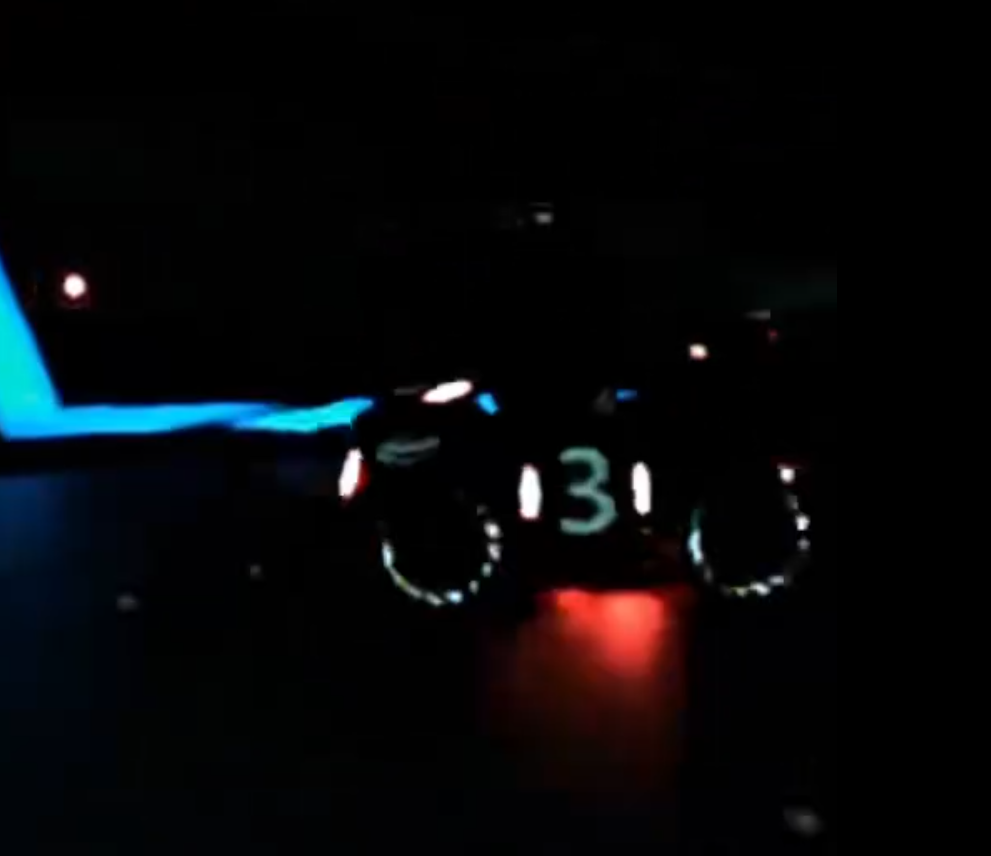
#> input picture test/picture/red.jpeg, 991 x 856 px, found by its file name
$ python 'picture test.py'
#> lines starting #> are read from the running program, lines starting #| are printed output that depends on the picture; after the words box and inside, x2 and y2 are one past the last pixel; in counts of white or black regions, pixels touching at a corner belong together
import cv2
import numpy as np

WIDTH = 640
HIGH = 480

def nothing(x):
    pass

def creatTrackbar():  # creat trackbar to adjust the color threshold.
    # [8 lines of commented-out code are left out]
    cv2.createTrackbar("hmin", "color_adjust", 0, 179, nothing)
    cv2.createTrackbar("hmax", "color_adjust", 179, 179, nothing)
    cv2.createTrackbar("smin", "color_adjust", 3, 255, nothing)
    cv2.createTrackbar("smax", "color_adjust", 255, 255, nothing)
    cv2.createTrackbar("vmin", "color_adjust", 245, 255, nothing)
    cv2.createTrackbar("vmax", "color_adjust", 255, 255, nothing)

    cv2.createTrackbar("open", "mor_adjust", 1, 30, nothing)
    cv2.createTrackbar("close", "mor_adjust", 5, 30, nothing)
    cv2.createTrackbar("erode", "mor_adjust", 2, 30, nothing)
    cv2.createTrackbar("dilate", "mor_adjust", 5, 30, nothing)


def hsv_change(frame):  # hsv channel separation.
    hmin = cv2.getTrackbarPos('hmin', 'color_adjust')
    hmax = cv2.getTrackbarPos('hmax', 'color_adjust')
    smin = cv2.getTrackbarPos('smin', 'color_adjust')
    smax = cv2.getTrackbarPos('smax', 'color_adjust')
    vmin = cv2.getTrackbarPos('vmin', 'color_adjust')
    vmax = cv2.getTrackbarPos('vmax', 'color_adjust')

    # gray = cv2.cvtColor(frame, cv2.COLOR_BGR2GRAY)
    # cv2.imshow("gray", gray)
    hsv = cv2.cvtColor(frame, cv2.COLOR_BGR2HSV)
    lower_hsv = np.array([hmin, smin, vmin])
    upper_hsv = np.array([hmax, smax, vmax])
    mask = cv2.inRange(hsv, lowerb=lower_hsv, upperb=upper_hsv)
    return mask

def open_binary(binary, x, y):
    kernel = cv2.getStructuringElement(cv2.MORPH_RECT, (x, y))
    dst = cv2.morphologyEx(binary, cv2.MORPH_OPEN, kernel)
    return dst


def close_binary(binary, x, y):
    kernel = cv2.getStructuringElement(cv2.MORPH_RECT, (x, y))
    dst = cv2.morphologyEx(binary, cv2.MORPH_CLOSE, kernel)
    return dst


def erode_binary(binary, x, y):
    kernel = cv2.getStructuringElement(cv2.MORPH_RECT, (x, y))
    dst = cv2.erode(binary, kernel)
    return dst


def dilate_binary(binary, x, y):
    kernel = cv2.getStructuringElement(cv2.MORPH_RECT, (x, y))
    dst = cv2.dilate(binary, kernel)
    return dst

if __name__ == '__main__':
    photo =  '/home/liu/RM_Vision/zhuangjiaban/test/picture/red.jpeg' #图片文件路径
    cap = cv2.imread(photo) #创建图片捕获对象，打开图片文件
#> cap is the input picture: shape (856, 991, 3); mean B, G, R 9.2, 7.4, 6.2
    if cap is None:
        print("无法打开图片文件")
        exit()
    #创建窗口和滑动条
    cv2.namedWindow("color_adjust")
    cv2.namedWindow("mor_adjust")
    creatTrackbar() #创建调节颜色阈值和形态学参数的滑动条

    while True:
        open = cv2.getTrackbarPos('open', 'mor_adjust')
        close = cv2.getTrackbarPos('close', 'mor_adjust')
        erode = cv2.getTrackbarPos('erode', 'mor_adjust')
        dilate = cv2.getTrackbarPos('dilate', 'mor_adjust')
        frame = cv2.resize(cap, (WIDTH, HIGH), interpolation=cv2.INTER_CUBIC)
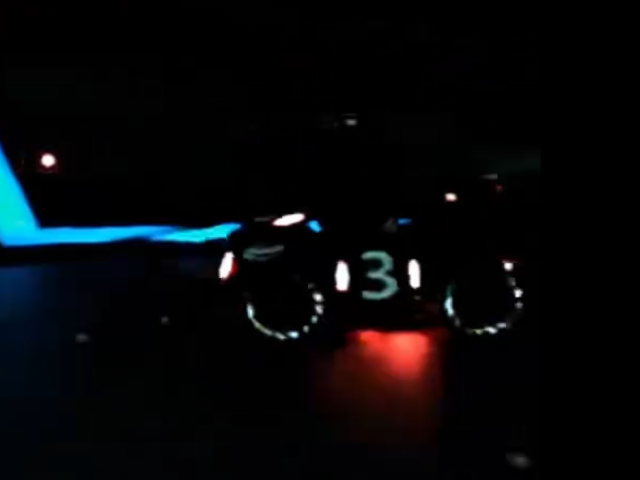
#> frame: shape (480, 640, 3); mean B, G, R 9.2, 7.4, 6.2
        #把frame缩放到WIDTH*HIGH大小，插值方法为INTER_CUBIC（三次插值算法）

        mask = hsv_change(frame) #BGR转HSV，进行颜色空间分割（只保留目标颜色的二值图像），得到二值化的掩码
#> in hsv_change, `hsv = cv2.cvtColor(frame, cv2.COLOR_BGR2HSV)`: hsv: shape (480, 640, 3); mean H, S, V 34.9, 77.1, 12.1
#> in hsv_change, `mask = cv2.inRange(hsv, lowerb=lower_hsv, upperb=upper_hsv)`:
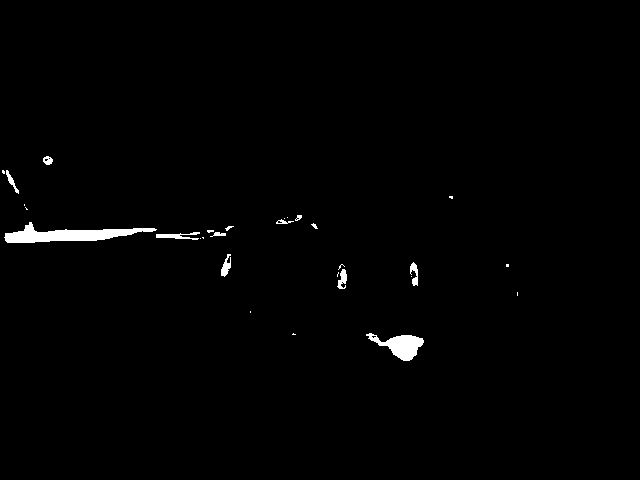
#> mask: shape (480, 640); 1% white; 29 white regions (16 under 20 px), largest, box (x1, y1, x2, y2) and area: (4, 222, 157, 243) 1460, (366, 333, 424, 361) 776, (156, 232, 200, 240) 173
        dst_open = open_binary(mask, open, open) #调用open_binary函数做开运算（先腐蚀后膨胀），去除小的噪点
        dst_close = close_binary(mask, close, close) #调用close_binary函数做闭运算（先膨胀后腐蚀），填充小的孔洞
#> in close_binary, `dst = cv2.morphologyEx(binary, cv2.MORPH_CLOSE, kernel)`:
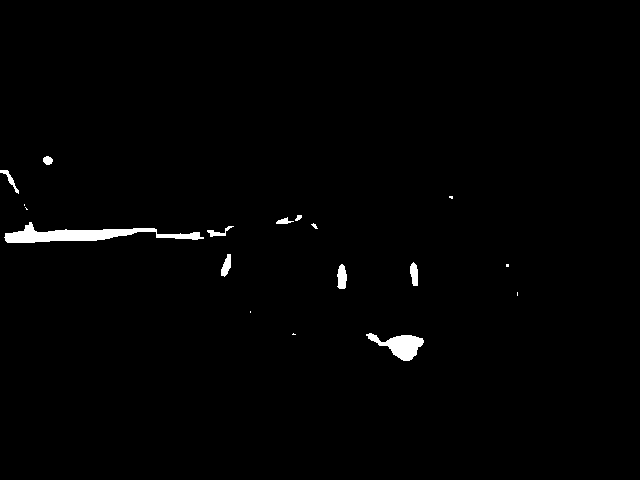
#> dst: shape (480, 640); 1.1% white; 18 white regions (7 under 20 px), largest, box (x1, y1, x2, y2) and area: (4, 222, 204, 243) 1701, (366, 333, 424, 361) 783, (337, 264, 347, 289) 192
        dst_erode = erode_binary(dst_close, erode, erode) #腐蚀
#> in erode_binary, `dst = cv2.erode(binary, kernel)`:
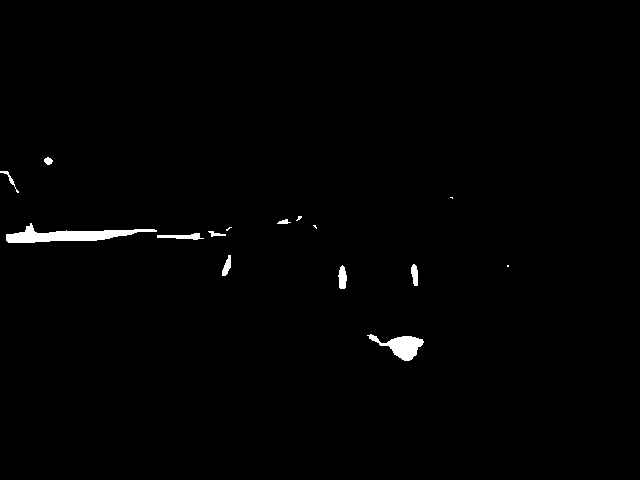
#> dst: shape (480, 640); 0.91% white; 15 white regions (5 under 20 px), largest, box (x1, y1, x2, y2) and area: (6, 223, 157, 243) 1288, (367, 334, 424, 361) 691, (157, 233, 204, 240) 177
        dst_dilate = dilate_binary(dst_erode, dilate, dilate) #膨胀
#> in dilate_binary, `dst = cv2.dilate(binary, kernel)`:
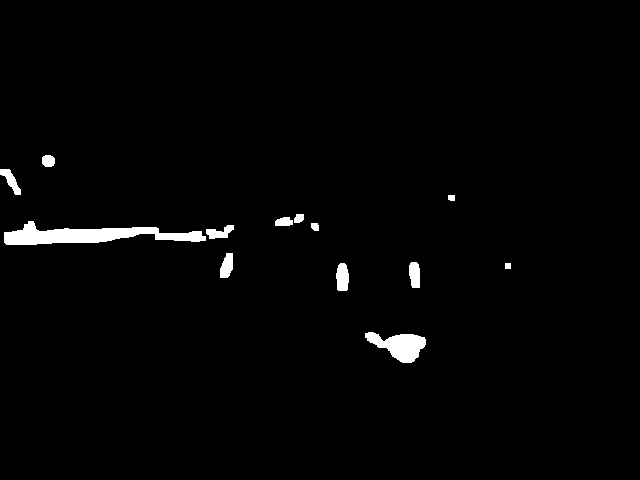
#> dst: shape (480, 640); 1.7% white; 13 white regions, largest, box (x1, y1, x2, y2) and area: (4, 221, 206, 245) 2413, (365, 332, 426, 363) 1071, (336, 263, 349, 291) 305
        cv2.circle(frame, (int(WIDTH / 2), int(HIGH / 2)), 2, (255, 0, 255), -1)
#> frame: shape (480, 640, 3); under 0.01% of pixels changed, all inside (x1, y1, x2, y2) = (318, 238, 323, 243)

        cv2.imshow("原始画面", frame) #显示经过形态学处理后的二值图像
        cv2.imshow("掩码", mask) #显示原始帧（缩放后）
        cv2.imshow("形态学处理", dst_dilate) #显示原始帧（缩放后）

        if cv2.waitKey(1) & 0xFF == ord('q'): #按'q'键退出循环
#> (key q is pressed here)
            break

    cv2.destroyAllWindows() #关闭所有窗口
